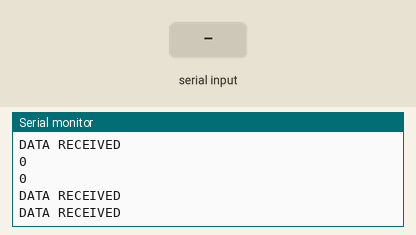
Simulated run of this sketch. Board: Arduino Mega 2560, built with avr-gcc and run on an emulated ATmega2560. On the bench: the last lines printed to the serial monitor. The test bench sets the inputs (shaded band).

Above: at 1.2 s.
1.3 s: "90,45\n" received over the second serial link
2.9 s: "%" received over the second serial link
5.9 s: "30,150\n" received over the second serial link
8.9 s: "90\n" received over the second serial link
At 9.7 s:
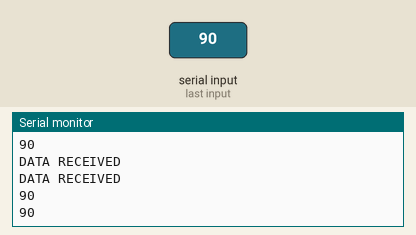
11.9 s: "5\n" received over the second serial link
At 12.6 s:
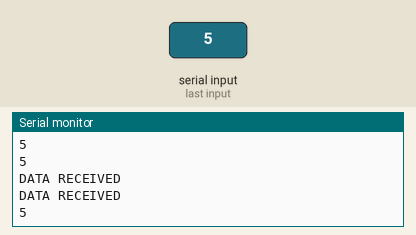
14.9 s: "200\n" received over the second serial link
At 15.6 s:
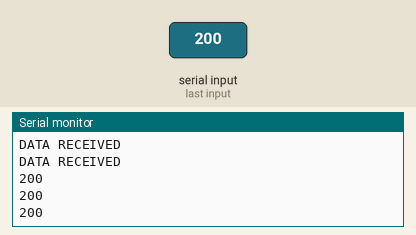
Timing chart, 0 to 17.9 s (numbered marks = the images above; inputs shaded):
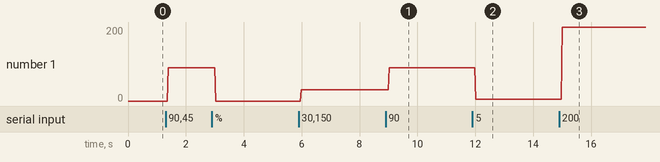

Measured:
- after the input at 8.9 s, the serial monitor: prints a new line after 0.12 s (image 1)
- after the input at 11.9 s, the serial monitor: prints a new line after 0.12 s (image 2)
- after the input at 14.9 s, the serial monitor: prints a new line after 0.11 s (image 3)
- plotted number 1: 0 → 90 after the input at 1.3 s, 0 → 30 after the input at 5.9 s, 30 → 90 after the input at 8.9 s, 90 → 5 after the input at 11.9 s, 5 → 20 after the input at 14.9 s

The sketch:

serial_comm_arduino_pi.ino
```cpp
int angle = 0;
String qr;
int x_pos = 0;

void setup() {

  Serial.begin(9600);
  Serial3.begin(115200);
  Serial3.setTimeout(3);

}

void loop()
{
  if (Serial3.available()) {

    String readString = Serial3.readString();

    // Split the readString by a pre-defined delimiter in a simple way. '%'(percentage) is defined as the delimiter in this project.
    int delimiter, delimiter_1, delimiter_2, delimiter_3;
    delimiter = readString.indexOf("%");
    delimiter_1 = readString.indexOf("%", delimiter + 1);
    delimiter_2 = readString.indexOf("%", delimiter_1 + 1);
    delimiter_3 = readString.indexOf("%", delimiter_2 + 1);

    // Define variables to be executed on the code later by collecting information from the readString as substrings.
    String angle_str = readString.substring(delimiter + 1, delimiter_1);
    String qr_str = readString.substring(delimiter_1 + 1, delimiter_2);
    String x_pos_str = readString.substring(delimiter_2 + 1, delimiter_3);

    angle = angle_str.toInt();
    qr = qr_str;
    x_pos = x_pos_str.toInt();
  }
  Serial.println("DATA RECEIVED");
  Serial.println(angle);
  Serial.println(qr);
  Serial.println(x_pos);
  Serial.println("DATA RECEIVED");


}
```
